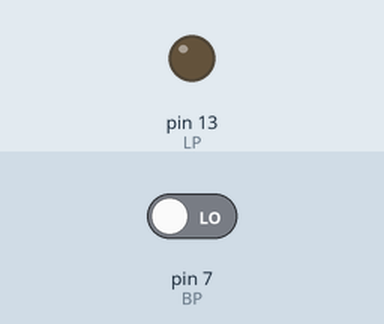
Bench run of a sketch on a simulated Arduino Uno, built with avr-gcc and run on an emulated ATmega328P. Shown: output pins drawn as LEDs (lit = HIGH). Inputs (shaded band) come from the test bench; at power-on: pin 7 (BP) LOW.

Above: at 1.2 s.
1.3 s: pin 7 (BP) driven HIGH
At 2.4 s:
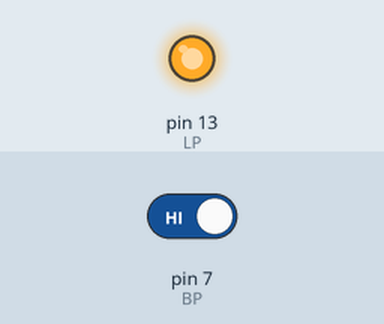
Timing chart, 0 to 4.3 s (numbered marks = the images above; inputs shaded):
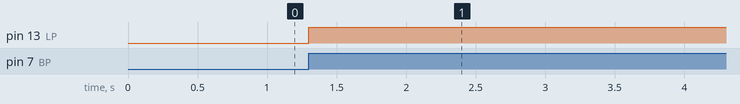

Measured:
- after the input at 1.3 s, pin 13 (LP): LOW → HIGH at once

The sketch:

Logik.ino
```cpp
#define LP 13
#define BP 7

boolean tr = false;
boolean pr = false;

void setup() {
  pinMode(LP,OUTPUT);
  pinMode(BP,INPUT);

}

void loop() {
  int cur = digitalRead(BP);
  if (cur && !pr)
  {
    tr=!tr;
  }
  pr=cur;
  digitalWrite(LP,tr);
  }
```
